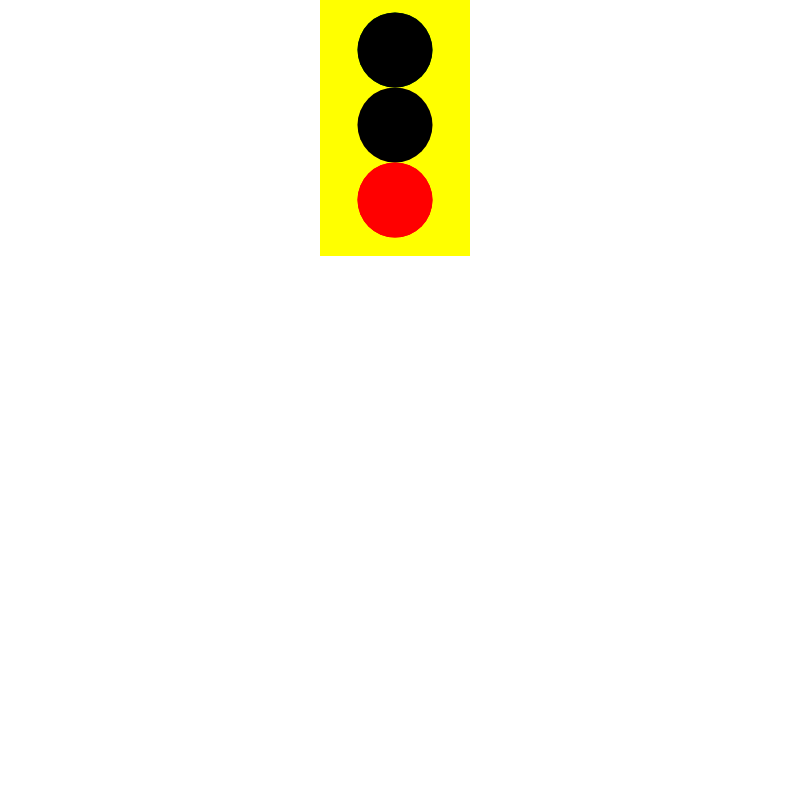
Frame 1 (no input)
Frame 60 (no input): identical to frame 1, image omitted
Frame 120 (the mouse pressed at the canvas centre since frame 60): identical to frame 1, image omitted

The p5.js sketch that drew this single still picture (run headless with seeded random() and noise() and a simulated clock; from frame 60 on, the mouse is pressed at the canvas centre):

// p5.js sketch
// ── sketch.js
var myState = 0;
var timer = 0;
var red = 0;
var yellow = 0;
var green = 0;

function setup() {
  // put setup code here
  createCanvas(800, 800);
  ellipseMode(CENTER);
  background('white');
  noStroke();
}

function draw() {
  // put drawing code here
  rectMode(CENTER); // Set rectMode to CENTER
  fill('yellow'); // Set fill to gray
  rect(395, 81, 150, 350); // Draw gray rect using CENTER mode

  fill('green');
  ellipse(395, 50, 75, 75);

  fill(255, 204, 0);
  ellipse(395, 125, 75, 75);

  fill('red');
  ellipse(395, 200, 75, 75);

  switch (myState) {

    case 0: // red light
fill('black') ;
ellipse(395, 125, 75, 75);
ellipse(395, 50, 75, 75);
fill('red');
ellipse(395, 200, 75, 75);
      timer++;
      if (timer > 300) {
        myState = 1;
        timer = 0;

      }
      break;
    case 1:
    fill('black') ;
    ellipse(395, 200, 75, 75);
    ellipse(395, 125, 75, 75);
    fill('green');
    ellipse(395, 50, 75, 75);
      timer++;
      if (timer > 300) {
        myState = 2;
        timer = 0;

      }
      break;
    case 2:
    fill('black') ;
    ellipse(395, 200, 75, 75);
    ellipse(395, 50, 75, 75);
    fill(255, 204, 0);
    ellipse(395, 125, 75, 75);

      timer++;
      if (timer > 300) {
        myState = 3;
        timer = 0;


      }
      break;
    case 3:
    fill('black') ;
    ellipse(395, 125, 75, 75);
    ellipse(395, 50, 75, 75);
    fill('red');
    ellipse(395, 200, 75, 75);

      timer++;
      if (timer > 300) {
        myState = 0;
        timer = 0;
      }


      function mouseReleased() {
        myState = myState + 1;
        if (myState > 3) {
          myState = 0;
        }
      }
  }
}
